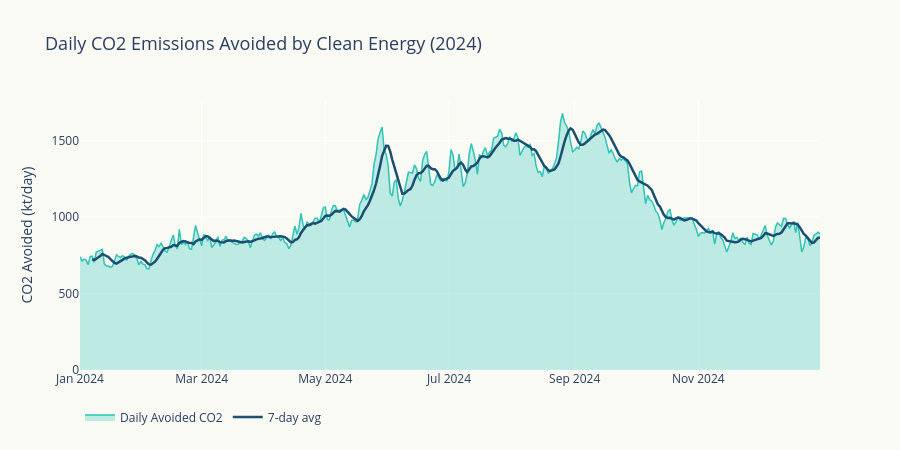
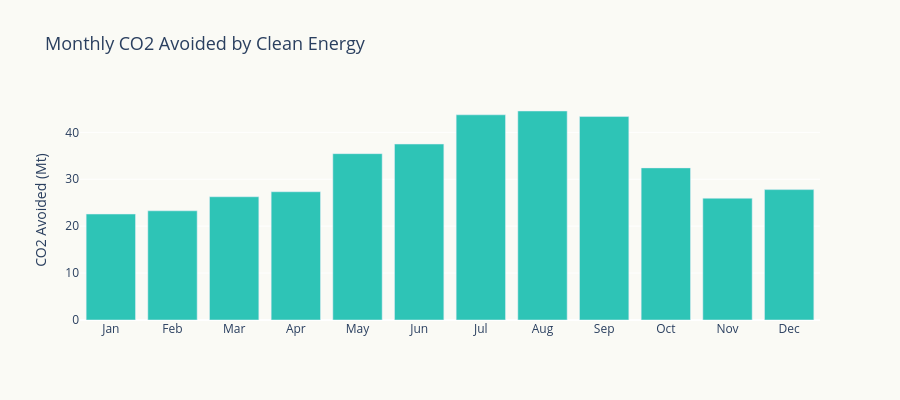

Notebook code for these charts, in order:
### Markdown cell above
## 3. Emissions Avoided by Renewables

**Counterfactual question:** If all clean energy (nuclear + hydro + wind + solar + other RE) had been generated by coal instead, how much *more* CO2 would India have emitted?

We use the coal emission factor: ~950 tCO2 per GWh (Indian coal average, accounting for sub-critical fleet efficiency).

### Code cell
# Coal emission factor — co2_coal is in kt, coal gen is in GWh (MU)
# So coal_ef = kt CO2 per GWh
coal_ef = df['co2_coal'].sum() / df['coal'].sum()
print(f"Implied coal emission factor: {coal_ef:.4f} kt CO2 per GWh = {coal_ef*1000:.0f} tCO2/GWh")

# Clean generation = nuclear + hydro + wind + solar + other_re (in GWh)
clean_cols = ['nuclear', 'hydro', 'wind', 'solar', 'other_re']
df['clean_generation'] = df[clean_cols].sum(axis=1)

# Daily emissions avoided = clean_generation (GWh) * coal_ef (kt/GWh) = kt CO2
df['emissions_avoided'] = df['clean_generation'] * coal_ef  # kt CO2

# Cumulative avoided
df['cum_avoided'] = df['emissions_avoided'].cumsum()

annual_avoided = df['emissions_avoided'].sum()  # kt
co2_annual = df['co2_total'].sum() / 1e3  # Mt
print(f"Annual clean generation: {df['clean_generation'].sum()/1e3:.1f} TWh")
print(f"Annual emissions avoided: {annual_avoided/1e3:.0f} Mt CO2")
print(f"That's {annual_avoided/1e3 / co2_annual * 100:.0f}% of actual emissions")
print(f"Without clean energy, India would emit {annual_avoided/1e3 + co2_annual:.0f} Mt")

# Plot daily avoided emissions
fig = go.Figure()

fig.add_trace(go.Scatter(
    x=df['date'], y=df['emissions_avoided'],
    fill='tozeroy',
    fillcolor='rgba(46, 196, 182, 0.3)',
    line=dict(color='#2EC4B6', width=1.5),
    name='Daily Avoided CO2',
    hovertemplate='%{x|%b %d}: %{y:.0f} kt CO2 avoided<extra></extra>',
))

fig.add_trace(go.Scatter(
    x=df['date'], y=df['emissions_avoided'].rolling(7).mean(),
    line=dict(color='#1B4F72', width=2.5),
    name='7-day avg',
    hovertemplate='7d avg: %{y:.0f} kt<extra></extra>',
))

fig.update_layout(
    title=dict(text='Daily CO2 Emissions Avoided by Clean Energy (2024)', font=dict(size=18)),
    yaxis_title='CO2 Avoided (kt/day)',
    plot_bgcolor=bg_color, paper_bgcolor=bg_color,
    height=450,
    legend=dict(orientation='h', y=-0.12),
)
fig.show()

# Monthly breakdown of avoided emissions
month_names = ['Jan','Feb','Mar','Apr','May','Jun','Jul','Aug','Sep','Oct','Nov','Dec']
monthly_avoided = df.groupby('month').agg(
    avoided_mt=('emissions_avoided', lambda x: x.sum() / 1e3),
).reset_index()
monthly_avoided['month_name'] = month_names

fig2 = go.Figure(go.Bar(
    x=monthly_avoided['month_name'],
    y=monthly_avoided['avoided_mt'],
    marker_color='#2EC4B6',
    hovertemplate='%{x}: %{y:.1f} Mt avoided<extra></extra>',
))
fig2.update_layout(
    title=dict(text='Monthly CO2 Avoided by Clean Energy', font=dict(size=18)),
    yaxis_title='CO2 Avoided (Mt)',
    plot_bgcolor=bg_color, paper_bgcolor=bg_color,
    height=400,
)
fig2.show()

peak_month = monthly_avoided.loc[monthly_avoided['avoided_mt'].idxmax()]
print(f"Peak avoided month: {peak_month['month_name']} ({peak_month['avoided_mt']:.1f} Mt) — monsoon hydro + wind")

### Figure 1 — Plotly figure (JSON) as saved in the notebook; plotly's stock layout.template omitted (floating-point values rounded to 4 significant figures; data arrays with more than 128 entries replaced by an {"elided": "..."} marker saying what was removed)
{"data": [{"fill": "tozeroy", "fillcolor": "rgba(46, 196, 182, 0.3)", "hovertemplate": "%{x|%b %d}: %{y:.0f} kt CO2 avoided<extra></extra>", "line": {"color": "#2EC4B6", "width": 1.5}, "name": "Daily Avoided CO2", "type": "scatter", "x": {"elided": "366 str values"}, "y": {"elided": "366 float values"}}, {"hovertemplate": "7d avg: %{y:.0f} kt<extra></extra>", "line": {"color": "#1B4F72", "width": 2.5}, "name": "7-day avg", "type": "scatter", "x": {"elided": "366 str values"}, "y": {"elided": "366 float values"}}], "layout": {"height": 450, "legend": {"orientation": "h", "y": -0.12}, "paper_bgcolor": "#FAFAF5", "plot_bgcolor": "#FAFAF5", "title": {"font": {"size": 18}, "text": "Daily CO2 Emissions Avoided by Clean Energy (2024)"}, "yaxis": {"title": {"text": "CO2 Avoided (kt/day)"}}}}

### Figure 2 — Plotly figure (JSON) as saved in the notebook; plotly's stock layout.template omitted (floating-point values rounded to 4 significant figures)
{"data": [{"hovertemplate": "%{x}: %{y:.1f} Mt avoided<extra></extra>", "marker": {"color": "#2EC4B6"}, "type": "bar", "x": ["Jan", "Feb", "Mar", "Apr", "May", "Jun", "Jul", "Aug", "Sep", "Oct", "Nov", "Dec"], "y": [22.59, 23.27, 26.27, 27.34, 35.45, 37.5, 43.74, 44.55, 43.37, 32.42, 25.94, 27.79]}], "layout": {"height": 400, "paper_bgcolor": "#FAFAF5", "plot_bgcolor": "#FAFAF5", "title": {"font": {"size": 18}, "text": "Monthly CO2 Avoided by Clean Energy"}, "yaxis": {"title": {"text": "CO2 Avoided (Mt)"}}}}
